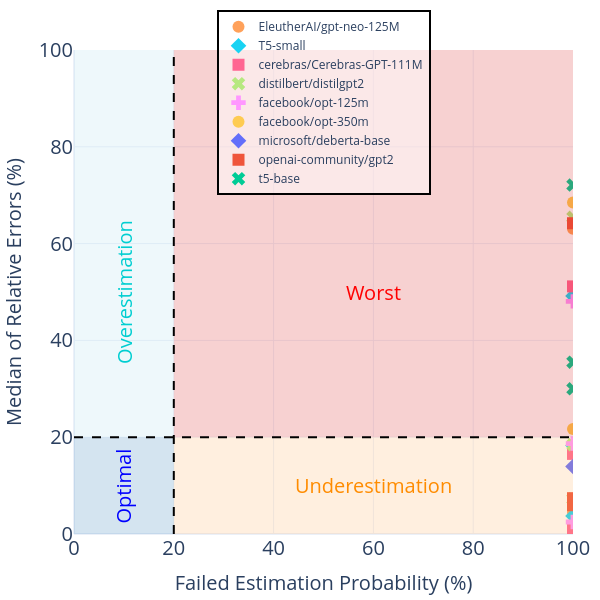

Here is the notebook cell this chart was saved with:
### Code cell
fig = e_plot.llm_plot_probability_estimation_vs_error_scatter_diagram_model_base(
    title="Evaluation-Comparison of Success Rate vs Relative Error-SGD",
    data_dir=project_base,
    image_size=(800, 800),
    title_font_size=35,
    legend_font_size=30,
    tickfont_size=25,
    quadrant_font_size=40,
    marker_size=16,
    view_mode=True
)
fig.show()

### Figure 1 — Plotly figure (JSON) as saved in the notebook; plotly's stock layout.template omitted (floating-point values rounded to 4 significant figures)
{"data": [{"customdata": [[6, 0], [6, 0], [4, 0]], "hovertemplate": "model=EleutherAI/gpt-neo-125M<br>Failed Estimation Probability  (%)=%{x}<br>Relative Error (%)=%{y}<br>Correct_Estimation_False_Count=%{customdata[0]}<br>Correct_Estimation_True_Count=%{customdata[1]}<extra></extra>", "legendgroup": "EleutherAI/gpt-neo-125M", "marker": {"color": "#FFA15A", "symbol": "circle", "size": 12}, "mode": "markers", "name": "EleutherAI/gpt-neo-125M", "orientation": "v", "showlegend": true, "x": [100.0, 100.0, 100.0], "xaxis": "x", "y": [18.46, 63.06, 4.42], "yaxis": "y", "type": "scatter"}, {"customdata": [[4, 0], [4, 0], [6, 0]], "hovertemplate": "model=T5-small<br>Failed Estimation Probability  (%)=%{x}<br>Relative Error (%)=%{y}<br>Correct_Estimation_False_Count=%{customdata[0]}<br>Correct_Estimation_True_Count=%{customdata[1]}<extra></extra>", "legendgroup": "T5-small", "marker": {"color": "#19d3f3", "symbol": "diamond", "size": 12}, "mode": "markers", "name": "T5-small", "orientation": "v", "showlegend": true, "x": [100.0, 100.0, 100.0], "xaxis": "x", "y": [18.3, 49.19, 3.74], "yaxis": "y", "type": "scatter"}, {"customdata": [[6, 0], [6, 0], [4, 0]], "hovertemplate": "model=cerebras/Cerebras-GPT-111M<br>Failed Estimation Probability  (%)=%{x}<br>Relative Error (%)=%{y}<br>Correct_Estimation_False_Count=%{customdata[0]}<br>Correct_Estimation_True_Count=%{customdata[1]}<extra></extra>", "legendgroup": "cerebras/Cerebras-GPT-111M", "marker": {"color": "#FF6692", "symbol": "square", "size": 12}, "mode": "markers", "name": "cerebras/Cerebras-GPT-111M", "orientation": "v", "showlegend": true, "x": [100.0, 100.0, 100.0], "xaxis": "x", "y": [16.55, 51.16, 1.02], "yaxis": "y", "type": "scatter"}, {"customdata": [[6, 0], [6, 0], [5, 0]], "hovertemplate": "model=distilbert/distilgpt2<br>Failed Estimation Probability  (%)=%{x}<br>Relative Error (%)=%{y}<br>Correct_Estimation_False_Count=%{customdata[0]}<br>Correct_Estimation_True_Count=%{customdata[1]}<extra></extra>", "legendgroup": "distilbert/distilgpt2", "marker": {"color": "#B6E880", "symbol": "x", "size": 12}, "mode": "markers", "name": "distilbert/distilgpt2", "orientation": "v", "showlegend": true, "x": [100.0, 100.0, 100.0], "xaxis": "x", "y": [18.47, 65.42, 7.22], "yaxis": "y", "type": "scatter"}, {"customdata": [[6, 0], [6, 0], [2, 0]], "hovertemplate": "model=facebook/opt-125m<br>Failed Estimation Probability  (%)=%{x}<br>Relative Error (%)=%{y}<br>Correct_Estimation_False_Count=%{customdata[0]}<br>Correct_Estimation_True_Count=%{customdata[1]}<extra></extra>", "legendgroup": "facebook/opt-125m", "marker": {"color": "#FF97FF", "symbol": "cross", "size": 12}, "mode": "markers", "name": "facebook/opt-125m", "orientation": "v", "showlegend": true, "x": [100.0, 100.0, 100.0], "xaxis": "x", "y": [18.67, 48.07, 2.48], "yaxis": "y", "type": "scatter"}, {"customdata": [[2, 0], [6, 0], [2, 0]], "hovertemplate": "model=facebook/opt-350m<br>Failed Estimation Probability  (%)=%{x}<br>Relative Error (%)=%{y}<br>Correct_Estimation_False_Count=%{customdata[0]}<br>Correct_Estimation_True_Count=%{customdata[1]}<extra></extra>", "legendgroup": "facebook/opt-350m", "marker": {"color": "#FECB52", "symbol": "circle", "size": 12}, "mode": "markers", "name": "facebook/opt-350m", "orientation": "v", "showlegend": true, "x": [100.0, 100.0, 100.0], "xaxis": "x", "y": [21.71, 68.48, 7.08], "yaxis": "y", "type": "scatter"}, {"customdata": [[6, 0]], "hovertemplate": "model=microsoft/deberta-base<br>Failed Estimation Probability  (%)=%{x}<br>Relative Error (%)=%{y}<br>Correct_Estimation_False_Count=%{customdata[0]}<br>Correct_Estimation_True_Count=%{customdata[1]}<extra></extra>", "legendgroup": "microsoft/deberta-base", "marker": {"color": "#636efa", "symbol": "diamond", "size": 12}, "mode": "markers", "name": "microsoft/deberta-base", "orientation": "v", "showlegend": true, "x": [100.0], "xaxis": "x", "y": [13.96], "yaxis": "y", "type": "scatter"}, {"customdata": [[6, 0], [6, 0], [4, 0]], "hovertemplate": "model=openai-community/gpt2<br>Failed Estimation Probability  (%)=%{x}<br>Relative Error (%)=%{y}<br>Correct_Estimation_False_Count=%{customdata[0]}<br>Correct_Estimation_True_Count=%{customdata[1]}<extra></extra>", "legendgroup": "openai-community/gpt2", "marker": {"color": "#EF553B", "symbol": "square", "size": 12}, "mode": "markers", "name": "openai-community/gpt2", "orientation": "v", "showlegend": true, "x": [100.0, 100.0, 100.0], "xaxis": "x", "y": [7.4, 64.21, 5.94], "yaxis": "y", "type": "scatter"}, {"customdata": [[1, 0], [5, 0], [3, 0]], "hovertemplate": "model=t5-base<br>Failed Estimation Probability  (%)=%{x}<br>Relative Error (%)=%{y}<br>Correct_Estimation_False_Count=%{customdata[0]}<br>Correct_Estimation_True_Count=%{customdata[1]}<extra></extra>", "legendgroup": "t5-base", "marker": {"color": "#00cc96", "symbol": "x", "size": 12}, "mode": "markers", "name": "t5-base", "orientation": "v", "showlegend": true, "x": [100.0, 100.0, 100.0], "xaxis": "x", "y": [35.49, 72.1, 30.0], "yaxis": "y", "type": "scatter"}], "layout": {"xaxis": {"anchor": "y", "domain": [0.0, 1.0], "title": {"text": "Failed Estimation Probability (%)", "font": {"size": 20}}, "tickfont": {"size": 20}, "range": [0, 100]}, "yaxis": {"anchor": "x", "domain": [0.0, 1.0], "title": {"text": "Median of Relative Errors (%)", "font": {"size": 20}}, "tickfont": {"size": 20}, "range": [0, 100]}, "legend": {"title": {}, "tracegroupgap": 0, "font": {"size": 12}, "orientation": "v", "yanchor": "bottom", "y": 0.7, "xanchor": "center", "x": 0.5, "bgcolor": "rgba(255,255,255,0.5)", "bordercolor": "Black", "borderwidth": 2}, "margin": {"t": 30, "l": 20, "r": 10, "b": 50}, "shapes": [{"fillcolor": "rgba(44, 123, 182, 0.2)", "line": {"width": 0}, "type": "rect", "x0": 0, "x1": 20, "y0": 0, "y1": 20}, {"fillcolor": "rgba(253, 174, 97, 0.2)", "line": {"width": 0}, "type": "rect", "x0": 20, "x1": 100, "y0": 0, "y1": 20}, {"fillcolor": "rgba(171, 217, 233, 0.2)", "line": {"width": 0}, "type": "rect", "x0": 0, "x1": 20, "y0": 20, "y1": 100}, {"fillcolor": "rgba(215, 25, 28, 0.2)", "line": {"width": 0}, "type": "rect", "x0": 20, "x1": 100, "y0": 20, "y1": 100}, {"line": {"color": "black", "dash": "dash", "width": 2}, "type": "line", "x0": 20, "x1": 20, "y0": 0, "y1": 100}, {"line": {"color": "black", "dash": "dash", "width": 2}, "type": "line", "x0": 0, "x1": 100, "y0": 20, "y1": 20}], "annotations": [{"font": {"color": "blue", "size": 20}, "showarrow": false, "text": "Optimal", "textangle": -90, "x": 10.0, "xanchor": "center", "y": 10.0, "yanchor": "middle"}, {"font": {"color": "DarkOrange", "size": 20}, "showarrow": false, "text": "Underestimation", "x": 60.0, "xanchor": "center", "y": 10.0, "yanchor": "middle"}, {"font": {"color": "DarkTurquoise", "size": 20}, "showarrow": false, "text": "Overestimation", "textangle": -90, "x": 10.0, "xanchor": "center", "y": 50.0, "yanchor": "middle"}, {"font": {"color": "red", "size": 20}, "showarrow": false, "text": "Worst", "x": 60.0, "xanchor": "center", "y": 50.0, "yanchor": "middle"}], "font": {"size": 20}, "width": 600, "height": 600}}
